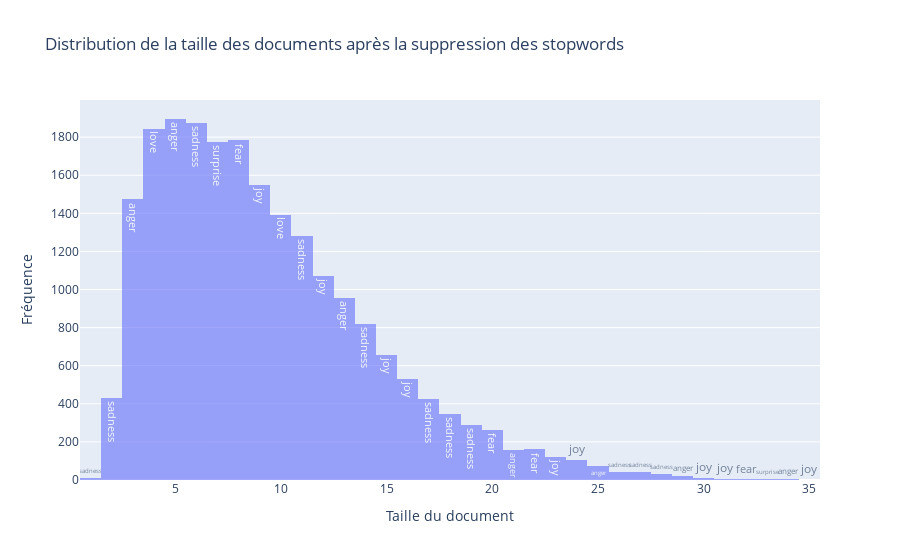

The code cell stored with this chart in its notebook:
### Markdown cell above
### Distribution de la taille des documents après suppression des stopwords

### Code cell
trace1 = go.Histogram(
    x = df_explo['Length'],
    text = df_explo.Emotion,
    opacity=0.6,
)

data = [trace1]
layout = go.Layout(barmode='overlay',
                   title='Distribution de la taille des documents après la suppression des stopwords',
                   xaxis=dict(title='Taille du document'),
                   yaxis=dict( title='Fréquence'),
                  )
fig = go.Figure(data=data, layout=layout)
iplot(fig)

### Figure 1 — Plotly figure (JSON) as saved in the notebook; plotly's stock layout.template omitted (floating-point values rounded to 4 significant figures; data arrays with more than 128 entries replaced by an {"elided": "..."} marker saying what was removed)
{"data": [{"opacity": 0.6, "text": {"elided": "21459 str values"}, "type": "histogram", "x": {"elided": "21459 int values"}}], "layout": {"barmode": "overlay", "title": {"text": "Distribution de la taille des documents après la suppression des stopwords"}, "xaxis": {"title": {"text": "Taille du document"}}, "yaxis": {"title": {"text": "Fréquence"}}}}
